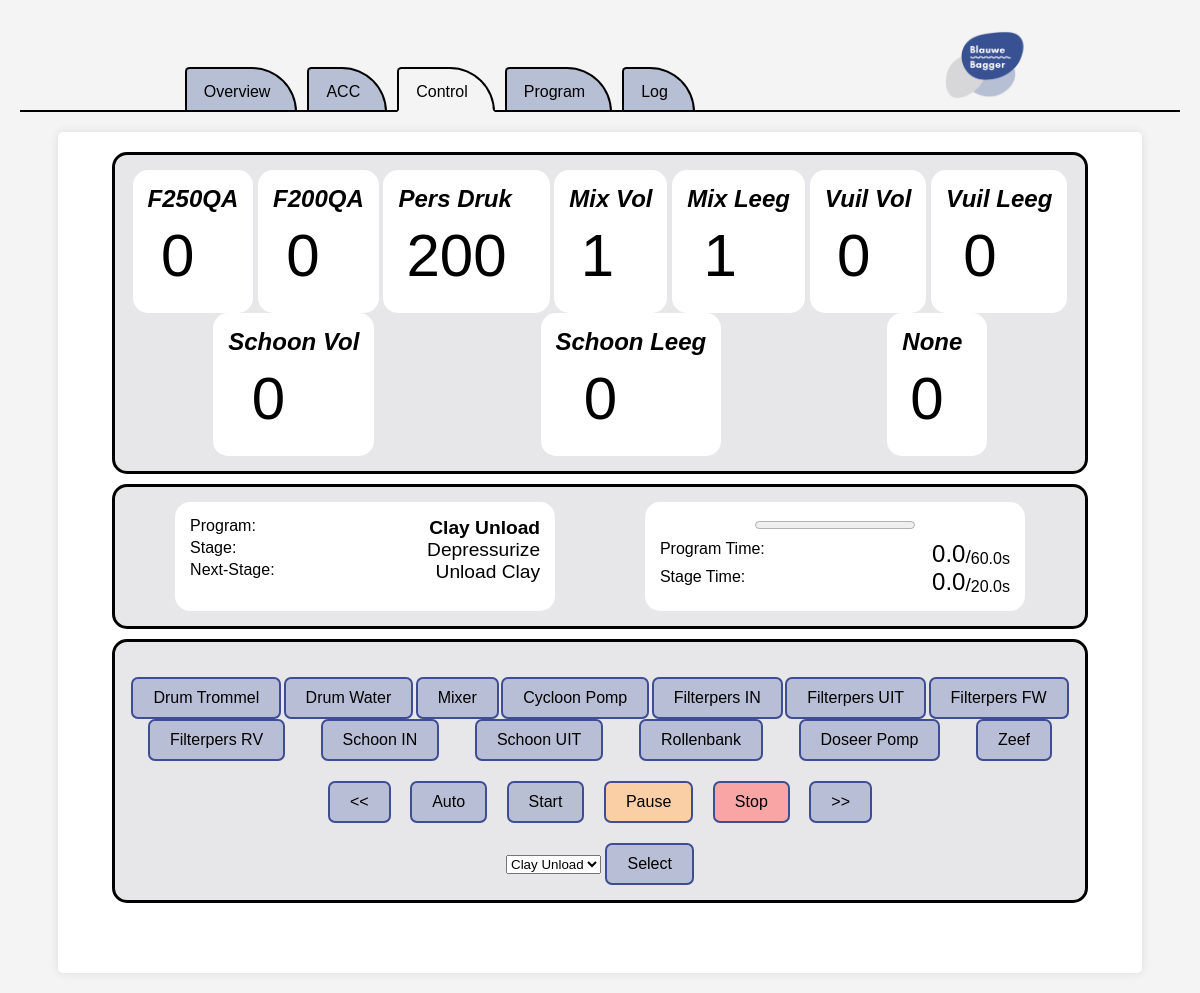
/control, run on the app's committed database.
### tables this page shows
CREATE TABLE METER (
    MeterID INTEGER PRIMARY KEY AUTOINCREMENT,
    Name TEXT NOT NULL,
    Description TEXT,
    Value REAL NOT NULL
);

CREATE TABLE PROGRAM (
    ProgramID INTEGER PRIMARY KEY AUTOINCREMENT,
    Name TEXT NOT NULL,
    Description TEXT,
    StageIDS TEXT NOT NULL
);

CREATE TABLE STAGE (
    StageID INTEGER PRIMARY KEY AUTOINCREMENT,
    Name TEXT NOT NULL,
    SwitchIDS TEXT,
    Time REAL NOT NULL
);

CREATE TABLE SWITCH (
    SwitchID INTEGER PRIMARY KEY AUTOINCREMENT,
    Name TEXT NOT NULL,
    GPIO INTEGER NOT NULL
);

### server/server.py (the view)
@app.route("/control")
def overview():
    machineStatus = sF.getTable("MACHINESTATUS",0)
    programs = sF.getTable("PROGRAM",0)
    switches = sF.getTable("SWITCH",0)
    stages = sF.getTable("STAGE",0)
    meters = sF.getTable("METER",0)
    for i,meter in enumerate(meters):
        meters[i]["Value"] = round(float(meters[i]["Value"]))
    CMS = sF.getMachineStatus(machineStatus,programs,stages)
    return render_template('overview.html',CMS=CMS,programs=programs,meters=meters,switches=switches)

### server/serverFunctions/getTable.py (called while the page is built)
def getTable(table,add):
    db = sqlite3.connect('../data/machine.db',timeout=5)
    cs = db.execute('SELECT * FROM ' + table)
    ns = [description[0] for description in cs.description]
    result = []
    rows = 1;
    for ci in cs:
        result.append(dict(zip(ns,ci)))
        rows = rows + 1
    if add:
        if table != "MACHINESTATUS" and table != "FORCE":
            result.append(dict(zip(ns,[rows]+[None]*len(ns))))
    else:
        if not result:
            result.append(dict(zip(ns,[rows]+[None]*len(ns))))
    db.close()
    return result

### server/templates/overview.html
{% extends "layout.html" %}
{% block main %}
    <div class="container">
        <div class="meters-container">
            {% for meter in meters %}
            <div class="meter-item-container"> {{ meter["Name"] }}
                <div class="meter-value-container">
                    <div
                        class ="meters" id="{{ meter["MeterID"] }}">{{ meter["Value"] }}
                    </div>
                    <div class="meter-unit">
                    </div>
                </div>
            </div>
            {% endfor %}
        </div>
        <div class="program-state-container">
            <div class="program-name-container">
                <div class="name-item-container">
                    <div class="pre-name">Program:</div>
                    <div class="name" id="program-name">{{ CMS['programName'] }}</div>
                </div>
                <div class="name-item-container">
                    <div class="pre-name"> Stage:</div>
                    <div class="name" id="stage-name">{{ CMS['stageName'] }}</div>
                </div>
                <div class="name-item-container">
                    <div class="pre-name">Next-Stage:</div>
                    <div class="name" id="next-stage-name">{{ CMS['nextStageName'] }}</div>
                </div>
            </div>
            <div class="program-time-container">
                <div class="time-item-container">
                    <progress id="program-progress" value="{{ CMS['programRunTime'] }}" max="{{ CMS['totalProgramTime'] }}"></progress>
                </div>
                <div class="time-item-container">
                    <div class="pre-time">Program Time:</div>
                    <div class="time-container">
                        <div class="time" id="program-run-time">{{ CMS['programRunTime'] }}</div>
                        <div class="program-slash">/</div>
                        <div class="total-time" id="total-program-time">{{ CMS['totalProgramTime'] }} </div>
                        <div class="total-time">s</div>
                    </div>
                </div>
                <div class="time-item-container">
                    <div class="pre-time">Stage Time:</div>
                    <div class="time-container">
                        <div class="time" id="stage-run-time">{{ CMS['stageRunTime'] }}</div>
                        <div class="program-slash">/</div>
                        <div class="total-time" id="total-stage-time">{{ CMS['totalStageTime'] }} </div>
                        <div class="total-time">s</div>
                    </div>
                </div>
            </div>
        </div>
        <div class="control-select-container">
            <div class="switches">
                {% for switch in switches %}
                {% if switch["SwitchID"] in CMS['activeSwitches'] %}
                <form action="/toggleswitch/{{ switch["SwitchID"] }}">
                    <input type="submit" class="switch-active switch-btn" id="{{ switch["SwitchID"] }}" value="{{ switch["Name"] }}"/>
                </form>
                {% else %}
                <form action="/toggleswitch/{{ switch["SwitchID"] }}">
                    <input type="submit" class="overview-btn switch-btn" id="{{ switch["SwitchID"] }}" value="{{ switch["Name"] }}"/>
                </form>
                {% endif %}
                {% endfor %}
            </div>
            <div class="controls">
                <form action="/previous">
                    <input class="overview-btn" type="submit" value="<<">
                </form>
                <form action="/auto">
                    <input class="overview-btn" type="submit" id="auto-btn" value="Auto"/>
                </form>
                <form action="/start">
                    <input class="overview-btn" type="submit" id="start-btn" value="Start"/>
                </form>
                <form action="/pause">
                    <input class="overview-btn" type="submit" id="pause-btn" value="Pause"/>
                </form>
                <form action="/stop">
                    <input class="overview-btn" type="submit" id="stop-btn" value="Stop"/>
                </form>
                <form action="/next">
                    <input class="overview-btn" type="submit" value=">>">
                </form>
            </div>
            <div class="select-program-container">
                <form action="/selectprogram/" method="POST">
                <select name="program">
                    {% for program in programs %}
                    <option value={{ program["ProgramID"] }}>{{ program["Name"] }}</option>
                    {% endfor %}
                </select>
                <input class="overview-btn" type="submit" value="Select"/>
                </form>
            </div>
        </div>
    </div>
{% endblock %}

### server/templates/layout.html (shortened to what this page needs)
<!DOCTYPE html>
<html lang="en">
	<head>
        <link rel="stylesheet" href="/static/styles.css">
	</head>
	<nav>
		<div class="navbar">
			<ul>
				<li class="nav-item">
					<a id="nav-link-overview" href="/" target="_self">
						<span>Overview</span>
					</a>
				</li>
                <li class="nav-item">
                    <a id="nav-link-acc" href="/acc" target="_self">
                        <span>ACC</spac>
                    </a>
                </li>
                <li class="nav-item">
                    <a id="nav-link-control" href="/control" target="_self">
                        <span>Control</span>
                    </a>
                </li>
				<li class="nav-item">
					<a id="nav-link-program" href="/program" target="_self">
						<span>Program</span>
					</a>
				</li>
                <li class="nav-item">
                    <a id="nav-link-log" href="/log" target="_self">
                        <span>Log</span>
                    </a>
                </li>
			</ul>
            <img src="static/images/BlauweBaggerLogo.png" class="nav-logo">
		</div>
	</nav>
	<main>
		{% block main %}{% endblock %}
	</main>

### server/static/styles.css (style rules this page uses)
.container { max-width: 90%; margin: auto; margin-top:20px; background: white; padding: 20px; border-radius: 5px; box-shadow: 0 0 10px rgba(0, 0, 0, 0.1); }
input { padding: 10px 20px; font-size: 16px; cursor: pointer; }
nav { background: transparent; }
nav ul { list-style: none; display: flex; gap: 10px; padding: 10px 0 0 40px; margin:0; }
nav li { position: relative; height: 7px; }
nav a { text-decoration: none; background: #b7bfd5; color: black; padding: 14.5px 25px 9px 17px; display: inline-block; border: 2px solid black; border-bottom: 2px solid black; border-radius: 6px 60px 0 0; position: relative; z-index: 1; height: 18px; }
.active { border-bottom:2px solid #f4f4f4; background: #f4f4f4; }
.navbar { display: flex; justify-content: space-around; align-items: center; width: 100%; border-bottom:2px solid black; height: 90px; }
.nav-logo { height: 70px; width: auto; margin-right: 20px; }
.meters-container { display: flex; flex-wrap: wrap; justify-content: space-around; background-color: #E7E7E9; padding: 15px; border-radius: 15px; border-style: solid; width: 90%; margin: auto; margin-bottom:10px; }
.meter-item-container { padding:15px; background-color:white; border-radius:15px; font-size:1.5em; font-style:italic; font-weight:bold; }
.meter-value-container { display:flex; justify-content: space-around; font-style:normal; padding:3px; font-weight:normal }
.meters { font-size:2.5em; padding:5px; }
.meter-unit { margin-top:auto; padding:10px }
.program-state-container { display: flex; flex-wrap: wrap; justify-content: space-around; background-color: #E7E7E9; padding: 15px; border-radius: 15px; border-style: solid; width: 90%; margin: auto; margin-bottom:10px; }
.program-name-container { background-color: white; padding:15px; border-radius:15px; }
.program-time-container { background-color: white; padding:15px; border-radius:15px; }
.name-item-container { display:flex; justify-content: space-between; min-width:350px; }
.time-item-container { display:flex; justify-content: space-between; min-width:350px; }
.time-container { display:flex; justify-content: end; }
.time { font-size:1.5em; }
.name { font-size:1.2em; }
#program-name { font-weight: bold; }
.program-slash { margin-top:auto; font-size:1.2em; }
.total-time { margin-top:auto; }
#program-progress { margin: auto; margin-bottom: 7px; }
.control-select-container { background-color: #E7E7E9; padding: 15px; border-radius: 15px; border-style: solid; width: 90%; margin: auto; margin-bottom:50px; }
.select-program-container { display:flex; justify-content: space-around; }
.switches { display: flex; flex-wrap: wrap; justify-content: space-around; margin: 20px 0; }
.controls { display: flex; justify-content: space-around; margin: 20px auto; width: 60%; }
.overview-btn { border-radius:7px; border:none; border-style:solid; border-width:2px; border-color:#3F4D92; background-color:#B8BED5; padding: 10px 20px; font-size:16px; cursor:pointer; -webkit-appearance: none; }
#auto-btn { background-color: }
#start-btn { background-color:#B8BFD3; }
#pause-btn { background-color:#FACFA5; }
#stop-btn { background-color:#FAA5A5; }

### data on the page
METER: Name "F250QA", Value "0"
METER: Name "F200QA", Value "0"
METER: Name "Pers Druk", Value "200"
METER: Name "Mix Vol", Value "1"
METER: Name "Mix Leeg", Value "1"
METER: Name "Vuil Vol", Value "0"
METER: Name "Vuil Leeg", Value "0"
METER: Name "Schoon Vol", Value "0"
METER: Name "Schoon Leeg", Value "0"
METER: Name "None", Value "0"
PROGRAM: programName "Clay Unload"
STAGE: stageName "Depressurize", totalStageTime "20.0"
STAGE: nextStageName "Unload Clay"
SWITCH: Name "Drum Trommel"
SWITCH: Name "Drum Water"
SWITCH: Name "Mixer"
SWITCH: Name "Cycloon Pomp"
SWITCH: Name "Filterpers IN"
SWITCH: Name "Filterpers UIT"
SWITCH: Name "Filterpers FW"
SWITCH: Name "Filterpers RV"
SWITCH: Name "Schoon IN"
SWITCH: Name "Schoon UIT"
SWITCH: Name "Rollenbank"
SWITCH: Name "Doseer Pomp"
SWITCH: Name "Zeef"

### other printed values
{{ CMS['programRunTime'] }} "0.0"
{{ CMS['totalProgramTime'] }} "60.0"
{{ CMS['stageRunTime'] }} "0.0"
form field program "Clay Unload"
